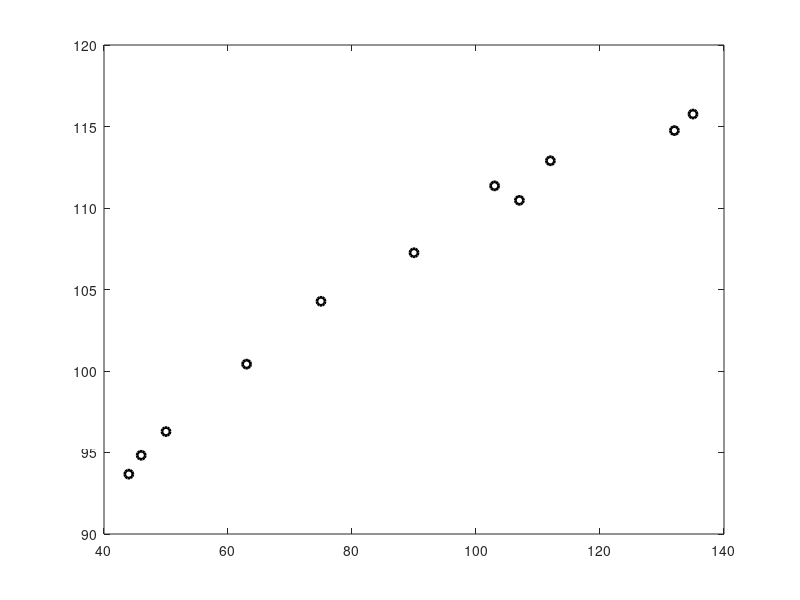

Here is the MATLAB script that generated this plot:
% q6

clear all
close all
load systolic.mat

plot(w, p, 'ok','linewidth',2)

len = length(w);
A = [ones(len,1), log(w)];

xbar = inv(A'*A)*A'*p;

b0 = xbar(1); b1 = xbar(2);

% b0 = 19.5539
% b1 = 19.6045


pred = b0 + b1*log(85);

% estimated systolic blood pressure is 106.6501 mmHg


